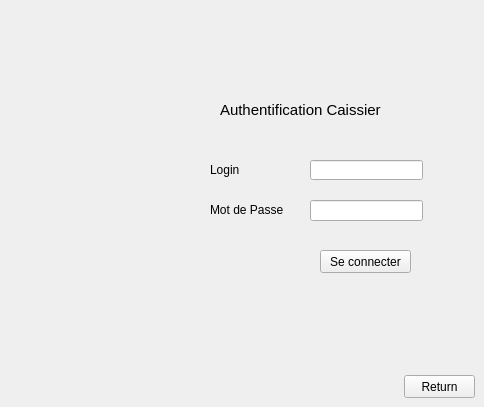
   <widget class="QWidget" name="page_24">
    <widget class="QLabel" name="label_64">
     <property name="geometry">
      <rect>
       <x>220</x>
       <y>100</y>
       <width>171</width>
       <height>21</height>
      </rect>
     </property>
     <property name="text">
      <string>&lt;html&gt;&lt;head/&gt;&lt;body&gt;&lt;p&gt;&lt;span style=&quot; font-size:11pt;&quot;&gt;Authentification Caissier&lt;/span&gt;&lt;/p&gt;&lt;/body&gt;&lt;/html&gt;</string>
     </property>
    </widget>
    <widget class="QLabel" name="label_65">
     <property name="geometry">
      <rect>
       <x>210</x>
       <y>160</y>
       <width>51</width>
       <height>21</height>
      </rect>
     </property>
     <property name="text">
      <string>&lt;html&gt;&lt;head/&gt;&lt;body&gt;&lt;p&gt;Login&lt;/p&gt;&lt;/body&gt;&lt;/html&gt;</string>
     </property>
    </widget>
    <widget class="QPushButton" name="pushButton_81">
     <property name="geometry">
      <rect>
       <x>320</x>
       <y>250</y>
       <width>91</width>
       <height>23</height>
      </rect>
     </property>
     <property name="text">
      <string>Se connecter</string>
     </property>
    </widget>
    <widget class="QLabel" name="label_66">
     <property name="geometry">
      <rect>
       <x>210</x>
       <y>200</y>
       <width>101</width>
       <height>21</height>
      </rect>
     </property>
     <property name="text">
      <string>&lt;html&gt;&lt;head/&gt;&lt;body&gt;&lt;p&gt;Mot de Passe&lt;/p&gt;&lt;/body&gt;&lt;/html&gt;</string>
     </property>
    </widget>
    <widget class="QLineEdit" name="lineEdit_22">
     <property name="geometry">
      <rect>
       <x>310</x>
       <y>160</y>
       <width>113</width>
       <height>20</height>
      </rect>
     </property>
    </widget>
    <widget class="QLineEdit" name="lineEdit_21">
     <property name="geometry">
      <rect>
       <x>310</x>
       <y>200</y>
       <width>113</width>
       <height>21</height>
      </rect>
     </property>
     <property name="echoMode">
      <enum>QLineEdit::Password</enum>
     </property>
    </widget>
    <widget class="QPushButton" name="pushButton_163">
     <property name="geometry">
      <rect>
       <x>404</x>
       <y>375</y>
       <width>71</width>
       <height>23</height>
      </rect>
     </property>
     <property name="text">
      <string>Return</string>
     </property>
    </widget>
   </widget>
